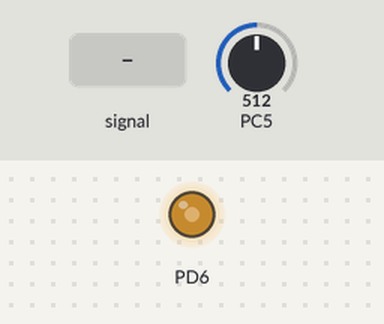
A program run on a simulated ATmega328P, built with avr-gcc and emulated at 16 MHz. Shown: output pins drawn as LEDs (lit = HIGH). Inputs (shaded band) come from the test bench; at power-on: PC5 = 512.

Above: at 1.2 s.
1.3 s: PC5 set to 716
At 2.1 s:
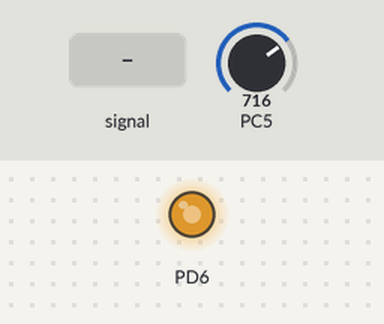
2.8 s: PC5 set to 900
At 3.2 s:
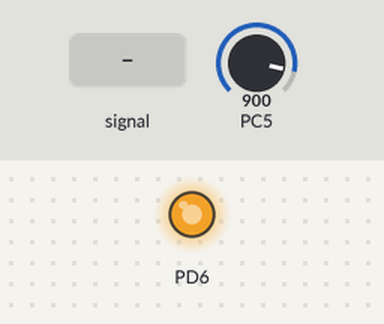
4.3 s: PC5 set to 122
At 5.5 s:
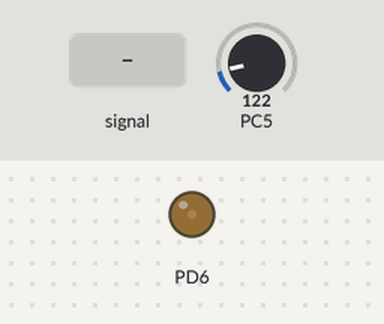
5.8 s: PC5 fed a 200 Hz sine of ±81 counts around its level
8.8 s: PC5 set to 0
At 10.2 s:
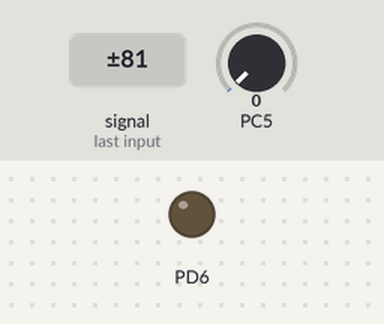
Timing chart, 0 to 11.3 s (numbered marks = the images above; inputs shaded):
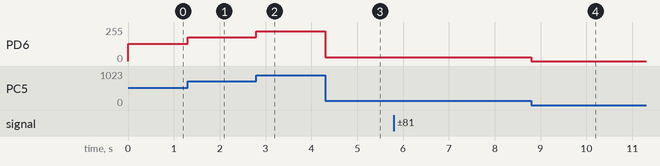

Measured:
- after the input at 1.3 s, PD6: 128/255 → 179/255 at once
- after the input at 2.8 s, PD6: 179/255 → 225/255 at once
- after the input at 4.3 s, PD6: 225/255 → 30/255 at once
- after the input at 8.8 s, PD6: 30/255 → 0/255 at once

The program:

main.cpp
```cpp
#define __AVR_ATmega328P__
#define F_CPU 16000000L

#include <avr/io.h>
#include <avr/interrupt.h>
#include <util/delay.h>

//Initialize functions
void setupADC();
void startConversion();
void setupPWM();

uint8_t duty_cycle;

int main(){

    sei();

    setupADC();
    setupPWM();

    while (1){

    }

    return 0;
}

void setupPWM(){
    //Setting PORTD6 as output for the PWM
    DDRD = (1 << PORTD6);
    /*
        WGM01:WGM00; Sets the timer control register to perform 'Fast PWM'
        COM0A1; Sets up behavior of OC0A
     */
    TCCR0A = (1 << COM0A1) | (1 << WGM01) | (1 << WGM00);
    /*
        Setting the clock source to the I/O clock with 64 prescaling
        This enables the clock since 0-0-0 in CS02:CS00 is "clock disabled"
     */
    TCCR0B = (1 << CS01) | (1 << CS00);
    TIMSK0 = (1 << TOIE0);
}

void setupADC(){
    /*
        REFS0; Setup reference voltage
        MUX2:MUX0; Select pin with multiplexer
     */
    ADMUX = (1 << REFS0) | (1 << MUX2) | (1 << MUX0) | (1 << ADLAR);

    /*
        ADEN; Enable ADC
        ADIE; ADC Interrupt Enable
        ADPS; ADC Clock prescalar. 32 prescalar is selected
    */
    ADCSRA = (1 << ADEN) | (1 << ADIE) | (1 << ADPS0) | (1 << ADPS1) | (1 << ADPS2);

    /*
        Disable digital inputs
     */
    DIDR0 = (1 << ADC5D);
    startConversion();
}

void startConversion(){
    /*
        Starts ADC conversion.
        When the conversion is done an interrupt is made
     */
    ADCSRA |= (1 << ADSC);
}

ISR(TIMER0_OVF_vect){
    OCR0A = duty_cycle;
}

ISR(ADC_vect){
    //Update Output Compare Register
    duty_cycle = ADCH;

    //Start new conversion
    startConversion();
}


 
```
